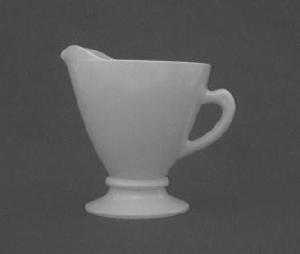
#> input picture module1/images/teacup.jpg, 300 x 254 px
$ python translation-1.4.1.py --image images/teacup.jpg
#> lines starting #> are read from the running program, lines starting #| are printed output that depends on the picture
# import the necessary packages
import numpy as np
import argparse
import imutils
import cv2

ap = argparse.ArgumentParser()
ap.add_argument("-i", "--image", required=True, help="Path to the image")
args = vars(ap.parse_args())

# load the image and show it
image = cv2.imread(args["image"])
#> image is the input picture: shape (254, 300, 3); min 62, max 199, mean 89.6
cv2.imshow("Original", image)
cv2.waitKey()

# NOTE: Translating (shifting) an image is given by a NumPy matrix in
# the form:
#	[[1, 0, shiftX],
#	[0, 1, shiftY]]
# You simply need to specify how many pixels you want to shift the image
# in the X and Y direction -- let's translate the image 25 pixels to the
# right and 50 pixels down

M = np.float32([[1, 0, 25], [0, 1, 50]])
shifted = cv2.warpAffine(image, M, (image.shape[1], image.shape[0]))
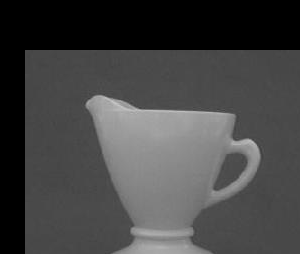
#> shifted: shape (254, 300, 3); min 0, max 199, mean 68.6
cv2.imshow("Shifted Down and Right", shifted)
cv2.waitKey()
# now, let's shift the image 50 pixels to the left and 90 pixels up, we
# accomplish this using negative values
M = np.float32([[1, 0, -50], [0, 1, -90]])
shifted = cv2.warpAffine(image, M, (image.shape[1], image.shape[0]))
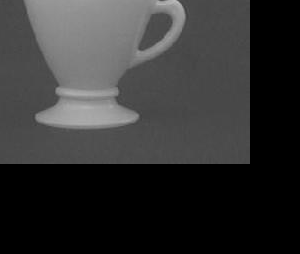
#> shifted: shape (254, 300, 3); min 0, max 194, mean 50.7
cv2.imshow("Shifted Up and Left", shifted)
cv2.waitKey()
cv2.destroyAllWindows()
